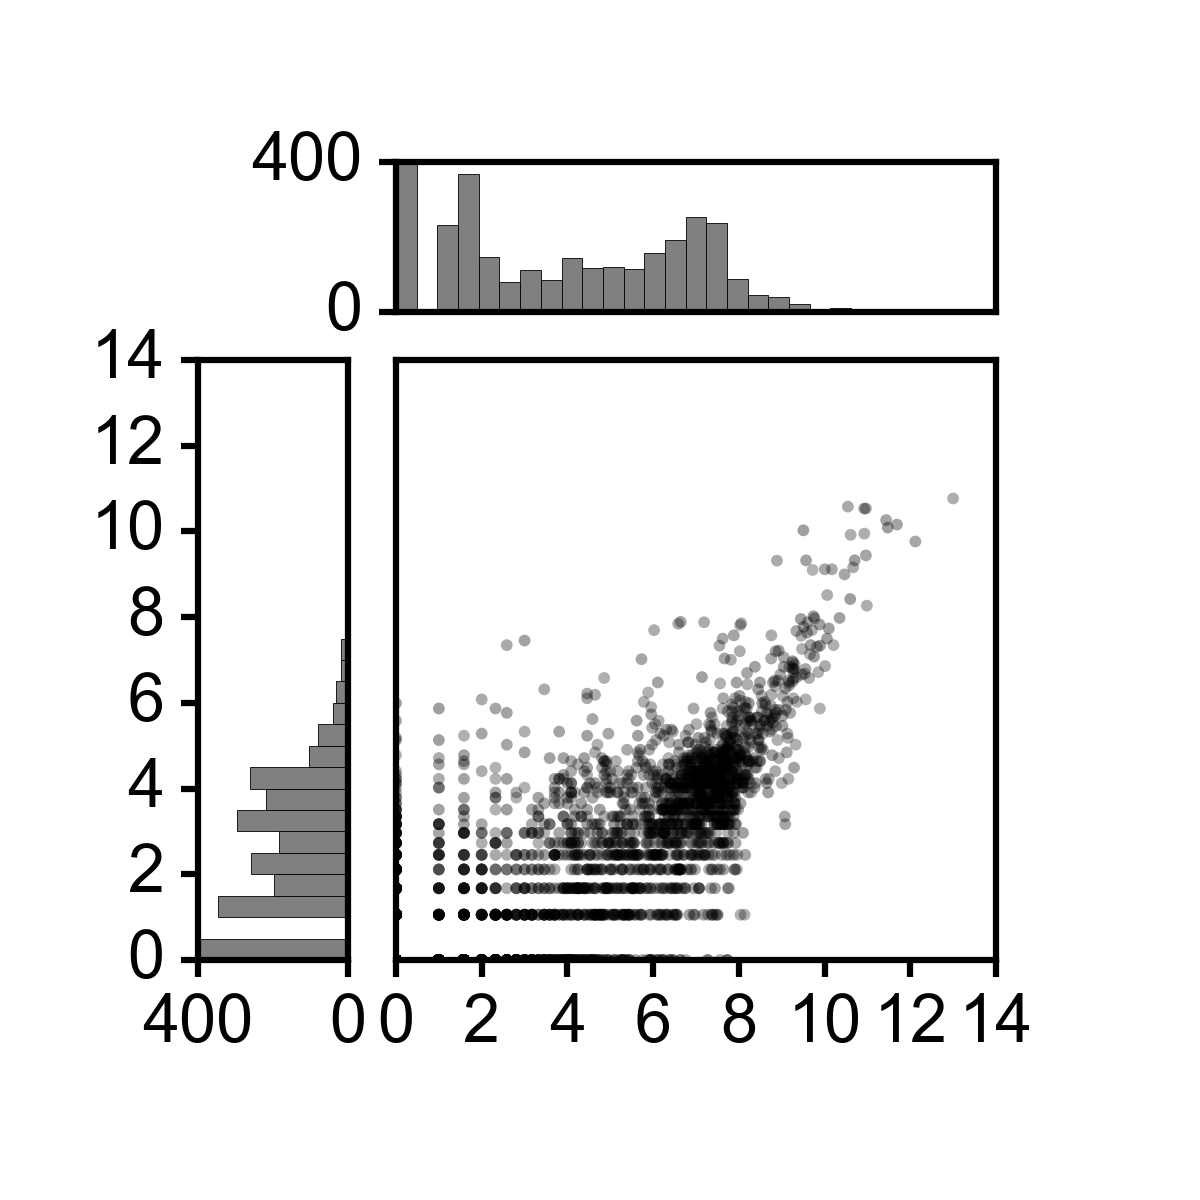

Reproduce this figure in Python.
import matplotlib.pyplot as plt
import matplotlib.patches as mplpatches
import numpy as np

plt.style.use('BME163.mplstyle') #if error occurs, remove '.mplstyle' from file name

plt.figure(figsize=(2,2))

#panel=plt.axes([left, bottom, width, height])
panel1=plt.axes([0.165,0.2,0.125,0.5]) #left
panel2=plt.axes([0.33,0.2,0.5,0.5]) #right
panel3=plt.axes([0.33,0.74,0.5,0.125]) #top

x_list=[]
y_list=[]
gene_length_list=[]

for line in open('BME163_Input_data_1.txt'):
    split_line=line.strip().split('\t')
    gene_name=split_line[0]
    gene_length=int(split_line[1])
    x_value=int(split_line[2])
    y_value=int(split_line[3])
    x_list.append(x_value)
    y_list.append(y_value)
    gene_length_list.append(gene_length)

#turn lists into arrays in order to be able to do math on the lists
x_array=np.array(x_list)
y_array=np.array(y_list)

x_array_log=np.log2(x_array+1)
y_array_log=np.log2(y_array+1)

alphaVals = np.linspace(.3,.38,len(gene_length_list))
count = len(gene_length_list)
rgbColors = np.zeros((count,4))
rgbColors[:,3] = alphaVals

panel2.scatter(x_array_log,y_array_log, \
               s=2,\
               color = rgbColors,\
               linewidth=0.0)

bins=np.arange(0,15,.5)

x_array_log_hist,bins1=np.histogram(x_array_log,bins)
y_array_log_hist,bins1=np.histogram(y_array_log,bins)

left = 0

for step in np.arange(0,len(x_array_log_hist),1):
    bottom = 0
    width=bins[step+1]-bins[step]
    height=x_array_log_hist[step]
    
    rectangle1=mplpatches.Rectangle((left,bottom),1,height,\
                                    linewidth=0.1,\
                                    facecolor=(0.5,0.5,0.5),\
                                    edgecolor=(0,0,0))

    panel3.add_patch(rectangle1)

    left += 1
    
for step in np.arange(0,len(y_array_log_hist),1):   
    left1=0
    bottom1=bins[step]
    height1=bins[step+1]-bins[step]
    width1=y_array_log_hist[step]

    rectangle2=mplpatches.Rectangle((left1,bottom1),width1,height1,\
                                linewidth=0.1,\
                                facecolor=(0.5,0.5,0.5),\
                                edgecolor=(0,0,0))

    panel1.add_patch(rectangle2)

panel1.set_xlim([400,0])
panel1.set_ylim([0,14])

panel2.set_xlim([0,14])
panel2.set_ylim([0, max(y_array_log)*1.3])

panel3.set_xlim([0,(len(x_array_log_hist))])
panel3.set_ylim([0,400])

panel1.set_xticks(np.arange(0, 800, 400))
panel1.set_yticks(np.arange(0, 16, 2))

panel3.set_yticks(np.arange(0, 800, 400))


panel1.tick_params(axis='both',which='both',\
                   bottom='on', labelbottom='on',\
                   left='on', labelleft='on',\
                   right='off', labelright='off',\
                   top='off', labeltop='off')

panel2.tick_params(axis='both',which='both',\
                   bottom='on', labelbottom='on',\
                   left='off', labelleft='off',\
                   right='off', labelright='off',\
                   top='off', labeltop='off')

panel3.tick_params(axis='both',which='both',\
                   bottom='off', labelbottom='off',\
                   left='on', labelleft='on',\
                   right='off', labelright='off',\
                   top='off', labeltop='off')


plt.savefig('Gustincic_Mark_BME163_Assignment_Week2.png')


